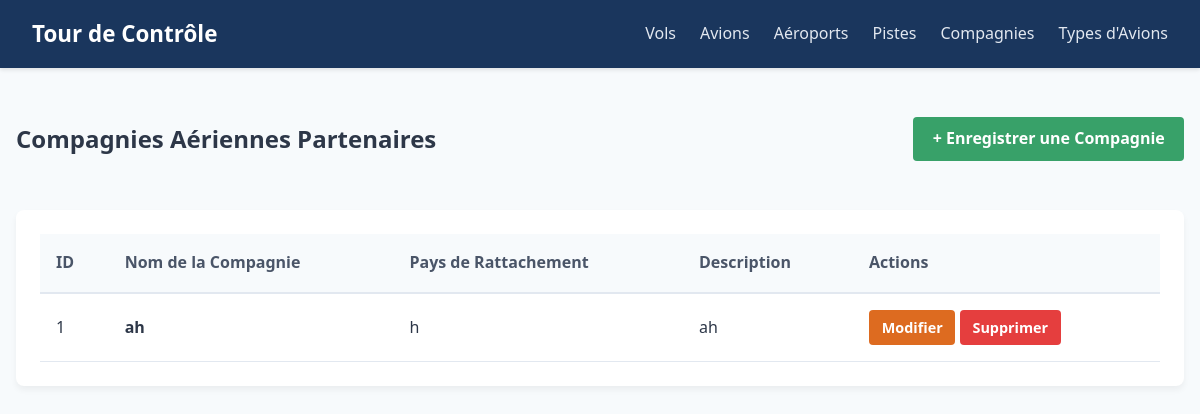
The page /compagnies/ on the database its author committed.
### gestion_trafic/models.py (models this page shows, shortened)
class Compagnie(models.Model):
    nom = models.CharField(max_length=100, verbose_name="Nom de la compagnie")
    description = models.TextField(blank=True, null=True)
    pays_rattachement = models.CharField(max_length=100)

### gestion_trafic/views.py (the view)
# urls.py: path('compagnies/', views.CompagnieListView.as_view(), name='liste_compagnies'),
class CompagnieListView(ListView):
    model = Compagnie
    template_name = 'gestion_trafic/compagnies/liste.html'
    context_object_name = 'compagnies'

### gestion_trafic/templates/gestion_trafic/compagnies/liste.html
{% extends 'gestion_trafic/base.html' %}
{% block content %}
<div class="page-header">
    <h2>Compagnies Aériennes Partenaires</h2>
    <a href="{% url 'ajouter_compagnie' %}" class="btn btn-success">+ Enregistrer une Compagnie</a>
</div>
<div class="data-card">
    <table class="data-table">
        <thead>
            <tr>
                <th>ID</th>
                <th>Nom de la Compagnie</th>
                <th>Pays de Rattachement</th>
                <th>Description</th>
                <th>Actions</th>
            </tr>
        </thead>
        <tbody>
            {% for compagnie in compagnies %}
            <tr>
                <td>{{ compagnie.id }}</td>
                <td><strong>{{ compagnie.nom }}</strong></td>
                <td>{{ compagnie.pays_rattachement }}</td>
                <td>{{ compagnie.description|default:"Aucune description" }}</td>
                <td>
                    <a href="{% url 'modifier_compagnie' compagnie.id %}" class="btn btn-warning">Modifier</a>
                    <a href="{% url 'supprimer_compagnie' compagnie.id %}" class="btn btn-danger">Supprimer</a>
                </td>
            </tr>
            {% empty %}
            <tr>
                <td colspan="5" class="text-center">Aucune compagnie enregistrée.</td>
            </tr>
            {% endfor %}
        </tbody>
    </table>
</div>
{% endblock %}

### gestion_trafic/static/css/style.css (style rules this page uses)
:root { --primary-color: #1a365d; --secondary-color: #2b6cb0; --bg-light: #f7fafc; --text-dark: #2d3748; --white: #ffffff; --success: #38a169; --warning: #dd6b20; --danger: #e53e3e; --border-color: #e2e8f0; }
body { font-family: 'Segoe UI', Tahoma, Geneva, Verdana, sans-serif; background-color: var(--bg-light); color: var(--text-dark); margin: 0; padding: 0; line-height: 1.6; }
.page-header { display: flex; justify-content: space-between; align-items: center; margin-bottom: 2rem; }
.btn { display: inline-block; padding: 0.6rem 1.2rem; border-radius: 4px; font-weight: 600; text-decoration: none; cursor: pointer; border: none; transition: background-color 0.2s; }
.btn-success { background-color: var(--success); color: var(--white); }
.btn-warning { background-color: var(--warning); color: var(--white); padding: 0.4rem 0.8rem; font-size: 0.9rem; }
.btn-danger { background-color: var(--danger); color: var(--white); padding: 0.4rem 0.8rem; font-size: 0.9rem; }
.data-card { background-color: var(--white); border-radius: 8px; box-shadow: 0 4px 6px rgba(0,0,0,0.05); padding: 1.5rem; overflow-x: auto; }
.data-table { width: 100%; border-collapse: collapse; text-align: left; }
.data-table th { background-color: #f7fafc; color: #4a5568; padding: 1rem; font-weight: 600; border-bottom: 2px solid var(--border-color); }
.data-table td { padding: 1rem; border-bottom: 1px solid var(--border-color); vertical-align: middle; }

### rows shown on the page
Compagnie: id "1", nom "ah", pays_rattachement "h", description "ah"
